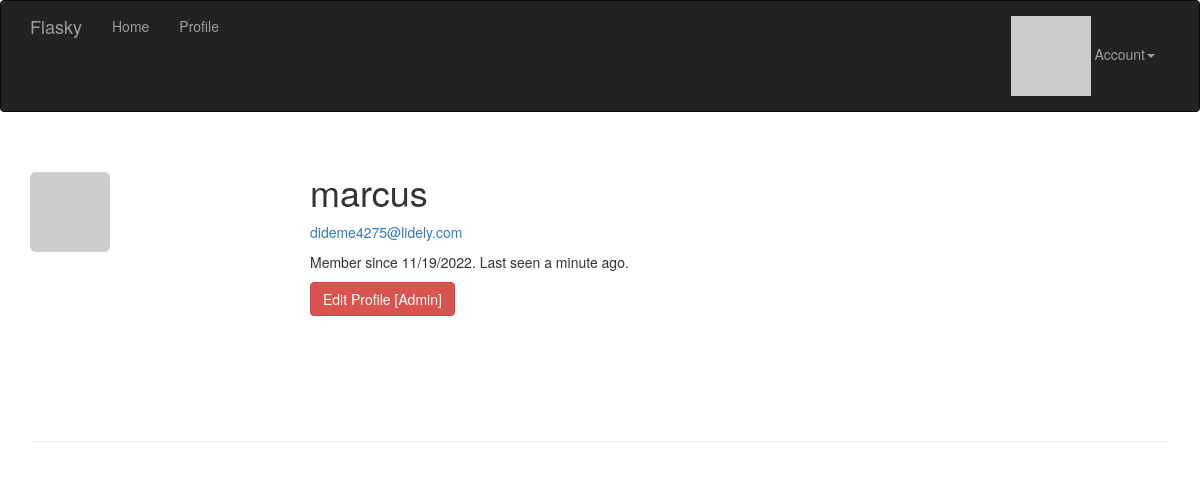
The app's page /user/marcus (signed in) with its own data.
### app/models.py (models this page shows, shortened)
class User(UserMixin, db.Model):
    __tablename__ = 'users'
    id = db.Column(db.Integer, primary_key=True)
    email = db.Column(db.String(64), unique=True, index=True)
    username = db.Column(db.String(64), unique=True, index=True)
    role_id = db.Column(db.Integer, db.ForeignKey('roles.id'))
    password_hash = db.Column(db.String(128))
    confirmed = db.Column(db.Boolean, default=False)
    name = db.Column(db.String(64))
    location = db.Column(db.String(64))
    about_me = db.Column(db.Text())
    member_since = db.Column(db.DateTime(), default=datetime.utcnow)
    last_seen = db.Column(db.DateTime(), default=datetime.utcnow)
    avatar_hash = db.Column(db.String(32))
    @property
    def password(self):
        raise AttributeError('password is not a readable attribute')
    def can(self, perm):
        return self.role is not None and self.role.has_permission(perm)
    def is_administrator(self):
        return self.can(Permission.ADMIN)
    def ping(self):
        self.last_seen = datetime.utcnow()
        db.session.add(self)
        db.session.commit()
    def gravatar_hash(self):
        return hashlib.md5(self.email.lower().encode('utf-8')).hexdigest()
    def gravatar(self, size=100, default='identicon', rating='g'):
        url = 'https://secure.gravatar.com/avatar'
        hash = self.avatar_hash or self.gravatar_hash()
        return '{url}/{hash}?s={size}&d={default}&r={rating}'.format(
            url=url, hash=hash, size=size, default=default, rating=rating)

### app/main/views.py (the view)
@main.route('/user/<username>')
def user(username):
    user = User.query.filter_by(username=username).first_or_404()
    return render_template('user.html', user=user)

### app/auth/views.py (called while the page is built)
@auth.before_app_request
def before_request():
    if current_user.is_authenticated:
        current_user.ping()
        if not current_user.confirmed \
                and request.endpoint \
                and request.blueprint != 'auth' \
                and request.endpoint != 'static':
            return redirect(url_for('auth.unconfirmed'))

### app/main/__init__.py (called while the page is built)
@main.app_context_processor
def inject_permissions():
    return dict(Permission=Permission)

### app/models.py (called while the page is built)
@login_manager.user_loader
def load_user(user_id):
    return User.query.get(int(user_id))

    def has_permission(self, perm):
        return self.permissions & perm == perm

### app/templates/user.html (shortened to what this page needs)
{% extends "base.html" %}
{% block page_content %}
<div class="page-header">
    <img class="img-rounded profile-thumbnail" src="{{ user.gravatar(size=256) }}">
    <div class="profile-header">
        <h1>{{ user.username }}</h1>
        {% if current_user.is_administrator() %}
        <p><a href="mailto:{{ user.email }}">{{ user.email }}</a></p>
        {% endif %}
        <p>Member since {{ moment(user.member_since).format('L') }}. Last seen {{ moment(user.last_seen).fromNow() }}.</p>
        <p>
            {% if current_user.is_administrator() %}
            <a class="btn btn-danger" href="{{ url_for('.edit_profile_admin', id=user.id) }}">Edit Profile [Admin]</a>
            {% endif %}
        </p>
    </div>
</div>
{% endblock %}

### app/static/styles.css (style rules this page uses)
.profile-thumbnail { position: absolute; }
.profile-header { min-height: 260px; margin-left: 280px; }

### records on screen
User: username "marcus", email "dideme4275@lidely.com", member_since "11/19/2022", last_seen "a minute ago"
